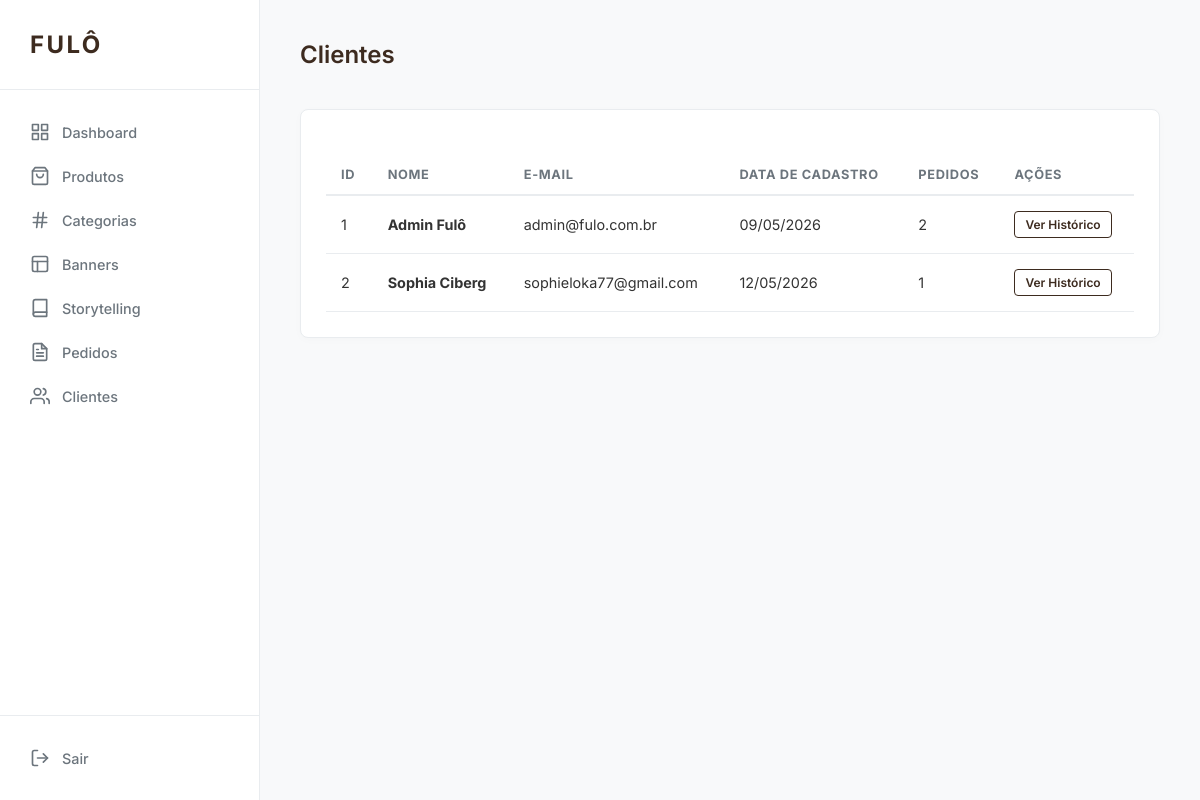
The app's page /admin/clients (signed in) with its own data.
### app/models/user.py (models this page shows, shortened)
class User(db.Model, TimestampMixin, UserMixin):
    __tablename__ = 'users'
    id = db.Column(db.Integer, primary_key=True)
    name = db.Column(db.String(100), nullable=False)
    email = db.Column(db.String(120), unique=True, nullable=False)
    password_hash = db.Column(db.String(255), nullable=False)
    phone = db.Column(db.String(20))
    is_admin = db.Column(db.Boolean, default=False)
    reset_token = db.Column(db.String(100), unique=True)
    reset_token_expiration = db.Column(db.DateTime)
    addresses = db.relationship('Address', backref='user', lazy=True, cascade="all, delete-orphan")
    favorites = db.relationship('Favorite', backref='user', lazy=True, cascade="all, delete-orphan")
    orders = db.relationship('Order', backref='user', lazy=True)
    cart = db.relationship('Cart', backref='user', uselist=False, cascade="all, delete-orphan")
    @property
    def password(self):
        return self.password_hash

### app/routes/admin.py (the view)
@admin_bp.route('/clients')
@login_required
@admin_required
def clients():
    all_users = User.query.all()
    return render_template('admin/clients/index.html', users=all_users)

### app/routes/admin.py (called while the page is built)
def admin_required(f):
    @wraps(f)
    def decorated_function(*args, **kwargs):
        if not current_user.is_authenticated or not current_user.is_admin:
            flash('Acesso restrito a administradores.', 'danger')
            return redirect(url_for('auth.login'))
        return f(*args, **kwargs)
    return decorated_function

### app/services/cart_service.py (called while the page is built, shortened)
    @staticmethod
    def get_cart_data(user=None):
        items_data = []
        total = 0
        if user and user.is_authenticated:
            cart = Cart.query.filter_by(user_id=user.id).first()
            if cart:
                for item in cart.items:
                    product = item.product
                    subtotal = product.price * item.quantity
                    items_data.append({
                        'product_id': product.id,
                        'name': product.name,
                        'price': float(product.price),
                        'quantity': item.quantity,
                        'image_url': product.image_url,
                        'subtotal': float(subtotal)
                    })
                    total += subtotal
        return items_data, float(total)

### templates/admin/clients/index.html (shortened to what this page needs)
{% extends "admin/base_admin.html" %}
{% block content %}
<div class="header-actions">
    <h2>Clientes</h2>
</div>
<div class="card">
    <table>
        <thead>
            <tr>
                <th>ID</th>
                <th>Nome</th>
                <th>E-mail</th>
                <th>Data de Cadastro</th>
                <th>Pedidos</th>
                <th>Ações</th>
            </tr>
        </thead>
        <tbody>
            {% for user in users %}
            <tr>
                <td>{{ user.id }}</td>
                <td><strong>{{ user.name }}</strong></td>
                <td>{{ user.email }}</td>
                <td>{{ user.created_at.strftime('%d/%m/%Y') }}</td>
                <td>{{ user.orders|length if user.orders else 0 }}</td>
                <td>
                    <a href="{{ url_for('admin.client_history', id=user.id) }}" class="btn btn-outline" style="padding: 5px 10px; font-size: 0.75rem;">Ver Histórico</a>
                </td>
            </tr>
            {% else %}
            <tr>
                <td colspan="6" style="text-align: center; color: var(--muted); padding: 40px;">Nenhum cliente cadastrado.</td>
            </tr>
            {% endfor %}
        </tbody>
    </table>
</div>
{% endblock %}

### templates/admin/base_admin.html (style rules this page uses)
:root { --primary: #3d2b1f; --bg: #f8f9fa; --sidebar: #ffffff; --text: #333333; --muted: #6c757d; --border: #e9ecef; --white: #ffffff; --success: #28a745; --danger: #dc3545; --info: #17a2b8; }
* { margin: 0; padding: 0; box-sizing: border-box; }
body { font-family: 'Inter', sans-serif; background: var(--bg); color: var(--text); display: flex; min-height: 100vh; }
.header-actions { display: flex; justify-content: space-between; align-items: center; margin-bottom: 40px; }
h2 { font-weight: 600; color: var(--primary); }
.card { background: var(--white); border-radius: 8px; padding: 25px; box-shadow: 0 2px 10px rgba(0,0,0,0.02); border: 1px solid var(--border); margin-bottom: 30px; }
table { width: 100%; border-collapse: collapse; margin-top: 20px; }
th { text-align: left; padding: 12px 15px; border-bottom: 2px solid var(--border); color: var(--muted); font-size: 0.8rem; text-transform: uppercase; letter-spacing: 0.05em; }
td { padding: 15px; border-bottom: 1px solid var(--border); font-size: 0.9rem; }
.btn { display: inline-block; padding: 10px 20px; border-radius: 4px; text-decoration: none; font-size: 0.85rem; font-weight: 600; cursor: pointer; border: 1px solid transparent; transition: all 0.2s; }
.btn-outline { border-color: var(--primary); color: var(--primary); }

### records on screen
User: id "1", name "Admin Fulô", email "admin@fulo.com.br", created_at "09/05/2026", orders|length "2"
User: id "2", name "Sophia Ciberg", email "sophieloka77@gmail.com", created_at "12/05/2026", orders|length "1"
